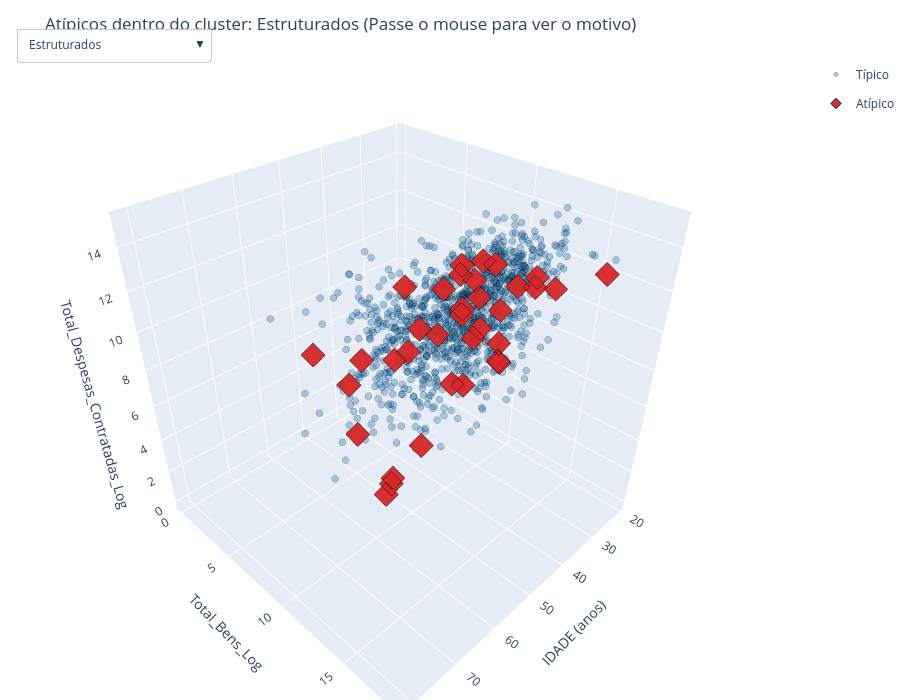

Notebook code for this chart:
### Markdown cell above
### O mesmo recorte, em 3D — filtrando por cluster

Mesma ideia do gráfico 3D global, agora um por cluster: escolham no menu qual grupo olhar (cada cluster usa a sua **própria** padronização, então os pontos vermelhos aqui são atípicos *dentro daquele grupo*, não em relação à base inteira). Os eixos ficam fixos entre um cluster e outro, pra dar pra comparar a posição relativa.

### Code cell
nomes_clusters_ordenados = ['Estruturados', 'Financiados', 'Base Simbólica', 'Patrimônio Sem Campanha']
n_status = len(cores_iso)

fig3d_cluster = go.Figure()
for idx_cluster, nome in enumerate(nomes_clusters_ordenados):
    for status, cor in cores_iso.items():
        sub = df_cluster[(df_cluster['cluster'] == nome) & (df_cluster['anomalia_cluster'] == status)]
        
        customdata = np.stack((
            sub['NM_URNA_CANDIDATO'],
            sub['SG_UF'],
            sub['cluster'],
            sub['anomalia_cluster'],
            sub['score_cluster'],
            sub['motivo_cluster'],
            sub['DS_GRAU_INSTRUCAO'],
            sub['ANOS_ESTUDO'],
            sub['Total_Bens'].map(lambda x: f"R$ {x:,.0f}".replace(',', 'X').replace('.', ',').replace('X', '.')),
            sub['Total_Despesas_Contratadas'].map(lambda x: f"R$ {x:,.0f}".replace(',', 'X').replace('.', ',').replace('X', '.'))
        ), axis=-1)

        fig3d_cluster.add_trace(go.Scatter3d(
            x=sub['IDADE'], y=sub['Total_Bens_Log'], z=sub['Total_Despesas_Contratadas_Log'],
            mode='markers', name=status,
            customdata=customdata,
            marker=dict(
                size=4 if status == 'Típico' else 8,
                color=cor,
                symbol='circle' if status == 'Típico' else 'diamond',
                opacity=0.35 if status == 'Típico' else 0.95,
                line=dict(width=1, color='black'),
            ),
            hovertemplate=(
                '<b>%{customdata[0]} (%{customdata[1]}) — %{customdata[2]}</b><br>' +
                '<b>Status Local:</b> %{customdata[3]} (Score: %{customdata[4]:.3f})<br>' +
                '<b>🚨 Desvio Interno no Cluster:</b> %{customdata[5]}<br>' +
                '----------------------------------------<br>' +
                '<b>Idade:</b> %{x} anos<br>' +
                '<b>Escolaridade:</b> %{customdata[6]} (%{customdata[7]} anos)<br>' +
                '<b>Bens:</b> %{customdata[8]}<br>' +
                '<b>Despesas:</b> %{customdata[9]}<extra></extra>'
            ),
            visible=(idx_cluster == 0),
            legendgroup=status,
            showlegend=(idx_cluster == 0),
        ))

botoes_cluster = []
for idx_cluster, nome in enumerate(nomes_clusters_ordenados):
    visibilidade = [False] * (len(nomes_clusters_ordenados) * n_status)
    for j in range(n_status):
        visibilidade[idx_cluster * n_status + j] = True
    botoes_cluster.append(dict(
        label=nome, method='update',
        args=[{'visible': visibilidade}, {'title': f'Atípicos dentro do cluster: {nome} (Passe o mouse para ver o motivo)'}],
    ))

fig3d_cluster.update_layout(
    scene=dict(
        xaxis_title='IDADE (anos)',
        yaxis_title='Total_Bens_Log',
        zaxis_title='Total_Despesas_Contratadas_Log',
        xaxis=dict(range=[df_cluster['IDADE'].min() - 2, df_cluster['IDADE'].max() + 2]),
        yaxis=dict(range=[df_cluster['Total_Bens_Log'].min() - 0.5, df_cluster['Total_Bens_Log'].max() + 0.5]),
        zaxis=dict(range=[df_cluster['Total_Despesas_Contratadas_Log'].min() - 0.5, df_cluster['Total_Despesas_Contratadas_Log'].max() + 0.5]),
    ),
    updatemenus=[dict(active=0, buttons=botoes_cluster, x=0.02, y=1.05, xanchor='left')],
    title=f'Atípicos dentro do cluster: {nomes_clusters_ordenados[0]} (Passe o mouse para ver o motivo)',
    height=700, margin=dict(l=0, r=0, b=0, t=60),
)
fig3d_cluster.show()

### Figure 1 — Plotly figure (JSON) as saved in the notebook; plotly's stock layout.template omitted (floating-point values rounded to 4 significant figures; data arrays with more than 128 entries replaced by an {"elided": "..."} marker saying what was removed)
{"data": [{"customdata": {"elided": "1118x10 mixed values"}, "hovertemplate": "<b>%{customdata[0]} (%{customdata[1]}) — %{customdata[2]}</b><br><b>Status Local:</b> %{customdata[3]} (Score: %{customdata[4]:.3f})<br><b>🚨 Desvio Interno no Cluster:</b> %{customdata[5]}<br>----------------------------------------<br><b>Idade:</b> %{x} anos<br><b>Escolaridade:</b> %{customdata[6]} (%{customdata[7]} anos)<br><b>Bens:</b> %{customdata[8]}<br><b>Despesas:</b> %{customdata[9]}<extra></extra>", "legendgroup": "Típico", "marker": {"color": "#1f77b4", "line": {"color": "black", "width": 1}, "opacity": 0.35, "size": 4, "symbol": "circle"}, "mode": "markers", "name": "Típico", "showlegend": true, "type": "scatter3d", "visible": true, "x": {"elided": "1118 int values"}, "y": {"elided": "1118 float values"}, "z": {"elided": "1118 float values"}}, {"customdata": {"elided": "35x10 mixed values"}, "hovertemplate": "<b>%{customdata[0]} (%{customdata[1]}) — %{customdata[2]}</b><br><b>Status Local:</b> %{customdata[3]} (Score: %{customdata[4]:.3f})<br><b>🚨 Desvio Interno no Cluster:</b> %{customdata[5]}<br>----------------------------------------<br><b>Idade:</b> %{x} anos<br><b>Escolaridade:</b> %{customdata[6]} (%{customdata[7]} anos)<br><b>Bens:</b> %{customdata[8]}<br><b>Despesas:</b> %{customdata[9]}<extra></extra>", "legendgroup": "Atípico", "marker": {"color": "#d62728", "line": {"color": "black", "width": 1}, "opacity": 0.95, "size": 8, "symbol": "diamond"}, "mode": "markers", "name": "Atípico", "showlegend": true, "type": "scatter3d", "visible": true, "x": [55, 47, 60, 46, 59, 29, 70, 56, 61, 28, 26, 71, 62, 56, 75, 68, 53, 25, 52, 78, 51, 50, 47, 42, 57, 79, 39, 25, 26, 48, 28, 49, 49, 45, 28], "y": [16.65, 16.51, 13.46, 12.78, 11.29, 10.77, 12.21, 15.53, 13.5, 9.798, 8.517, 14.4, 9.904, 14.6, 16.11, 13.81, 13.88, 9.708, 9.862, 12.42, 17.28, 11.59, 11.9, 12.26, 11.62, 14.97, 18.49, 9.798, 13.48, 12.92, 8.517, 12.65, 11.61, 11.68, 11.43], "z": [11.82, 14.5, 7.091, 13.15, 10.33, 6.512, 8.517, 14.25, 12.78, 11.36, 7.253, 6.728, 10.12, 13.25, 9.134, 6.479, 12.93, 8.594, 12.51, 13.22, 14.72, 10.63, 7.893, 13.49, 10.61, 13.16, 14.48, 6.739, 11.06, 8.372, 6.909, 13.63, 12.68, 13.39, 10.73]}, {"customdata": {"elided": "446x10 mixed values"}, "hovertemplate": "<b>%{customdata[0]} (%{customdata[1]}) — %{customdata[2]}</b><br><b>Status Local:</b> %{customdata[3]} (Score: %{customdata[4]:.3f})<br><b>🚨 Desvio Interno no Cluster:</b> %{customdata[5]}<br>----------------------------------------<br><b>Idade:</b> %{x} anos<br><b>Escolaridade:</b> %{customdata[6]} (%{customdata[7]} anos)<br><b>Bens:</b> %{customdata[8]}<br><b>Despesas:</b> %{customdata[9]}<extra></extra>", "legendgroup": "Típico", "marker": {"color": "#1f77b4", "line": {"color": "black", "width": 1}, "opacity": 0.35, "size": 4, "symbol": "circle"}, "mode": "markers", "name": "Típico", "showlegend": false, "type": "scatter3d", "visible": false, "x": {"elided": "446 int values"}, "y": {"elided": "446 float values"}, "z": {"elided": "446 float values"}}, {"customdata": {"elided": "14x10 mixed values"}, "hovertemplate": "<b>%{customdata[0]} (%{customdata[1]}) — %{customdata[2]}</b><br><b>Status Local:</b> %{customdata[3]} (Score: %{customdata[4]:.3f})<br><b>🚨 Desvio Interno no Cluster:</b> %{customdata[5]}<br>----------------------------------------<br><b>Idade:</b> %{x} anos<br><b>Escolaridade:</b> %{customdata[6]} (%{customdata[7]} anos)<br><b>Bens:</b> %{customdata[8]}<br><b>Despesas:</b> %{customdata[9]}<extra></extra>", "legendgroup": "Atípico", "marker": {"color": "#d62728", "line": {"color": "black", "width": 1}, "opacity": 0.95, "size": 8, "symbol": "diamond"}, "mode": "markers", "name": "Atípico", "showlegend": false, "type": "scatter3d", "visible": false, "x": [48, 54, 43, 55, 44, 68, 30, 64, 61, 25, 51, 53, 27, 50], "y": [6.751, 5.073, 5.966, 3.932, 4.085, 0.0, 0.0, 5.485, 0.0, 0.0, 0.0, 0.0, 0.0, 0.0], "z": [10.79, 11.92, 10.08, 10.28, 10.89, 14.87, 5.204, 8.161, 6.066, 14.47, 8.294, 9.209, 9.599, 13.27]}, {"customdata": {"elided": "318x10 mixed values"}, "hovertemplate": "<b>%{customdata[0]} (%{customdata[1]}) — %{customdata[2]}</b><br><b>Status Local:</b> %{customdata[3]} (Score: %{customdata[4]:.3f})<br><b>🚨 Desvio Interno no Cluster:</b> %{customdata[5]}<br>----------------------------------------<br><b>Idade:</b> %{x} anos<br><b>Escolaridade:</b> %{customdata[6]} (%{customdata[7]} anos)<br><b>Bens:</b> %{customdata[8]}<br><b>Despesas:</b> %{customdata[9]}<extra></extra>", "legendgroup": "Típico", "marker": {"color": "#1f77b4", "line": {"color": "black", "width": 1}, "opacity": 0.35, "size": 4, "symbol": "circle"}, "mode": "markers", "name": "Típico", "showlegend": false, "type": "scatter3d", "visible": false, "x": {"elided": "318 int values"}, "y": {"elided": "318 float values"}, "z": {"elided": "318 float values"}}, {"customdata": [["PROFESSOR REGINALDO ALVES", "BA", "Base Simbólica", "Atípico", -0.04735, "Despesas Super-Altas: R$ 48 (z=7.2)", "SUPERIOR COMPLETO", 16, "R$ 0", "R$ 48"], ["MARINA - COLETIVO DAS PRETAS", "MA", "Base Simbólica", "Atípico", -0.09065, "Despesas Super-Altas: R$ 100 (z=8.6)", "SUPERIOR COMPLETO", 16, "R$ 0", "R$ 100"], ["NINO DO RANGEL", "PB", "Base Simbólica", "Atípico", -0.004882, "Patrimônio Super-Alto: R$ 150 (z=7.6)", "ENSINO MÉDIO COMPLETO", 11, "R$ 150", "R$ 0"], ["SERGIO DO REAL PREÇO", "PB", "Base Simbólica", "Atípico", -0.1064, "Despesas Super-Altas: R$ 390 (z=11.2)", "ENSINO FUNDAMENTAL INCOMPLETO", 4, "R$ 0", "R$ 390"], ["ERIVAN COSTA", "PI", "Base Simbólica", "Atípico", -0.02461, "Despesas Super-Altas: R$ 50 (z=7.3)", "ENSINO MÉDIO COMPLETO", 11, "R$ 0", "R$ 50"], ["CICERO ROMÃO", "PI", "Base Simbólica", "Atípico", -0.06599, "Patrimônio Super-Alto: R$ 121 (z=7.3)", "SUPERIOR COMPLETO", 16, "R$ 121", "R$ 0"], ["ALEX CABELO", "PI", "Base Simbólica", "Atípico", -0.001878, "Patrimônio Super-Alto: R$ 15 (z=4.1)", "ENSINO FUNDAMENTAL COMPLETO", 8, "R$ 15", "R$ 0"], ["FRANCISCA PROTETORA", "PI", "Base Simbólica", "Atípico", -0.001946, "Patrimônio Super-Alto: R$ 29 (z=5.1)", "ENSINO MÉDIO INCOMPLETO", 9, "R$ 29", "R$ 0"], ["DARA NETO", "PI", "Base Simbólica", "Atípico", -0.07806, "Patrimônio Super-Alto: R$ 294 (z=8.6)", "SUPERIOR INCOMPLETO", 13, "R$ 294", "R$ 0"], ["AUGUSTO FERREIRA", "PI", "Base Simbólica", "Atípico", -0.01891, "Patrimônio Super-Alto: R$ 12 (z=3.8)", "ENSINO MÉDIO COMPLETO", 11, "R$ 12", "R$ 0"]], "hovertemplate": "<b>%{customdata[0]} (%{customdata[1]}) — %{customdata[2]}</b><br><b>Status Local:</b> %{customdata[3]} (Score: %{customdata[4]:.3f})<br><b>🚨 Desvio Interno no Cluster:</b> %{customdata[5]}<br>----------------------------------------<br><b>Idade:</b> %{x} anos<br><b>Escolaridade:</b> %{customdata[6]} (%{customdata[7]} anos)<br><b>Bens:</b> %{customdata[8]}<br><b>Despesas:</b> %{customdata[9]}<extra></extra>", "legendgroup": "Atípico", "marker": {"color": "#d62728", "line": {"color": "black", "width": 1}, "opacity": 0.95, "size": 8, "symbol": "diamond"}, "mode": "markers", "name": "Atípico", "showlegend": false, "type": "scatter3d", "visible": false, "x": [41, 62, 51, 43, 51, 56, 49, 45, 29, 21], "y": [0.0, 0.0, 5.017, 0.0, 0.0, 4.803, 2.744, 3.391, 5.686, 2.565], "z": [3.891, 4.615, 0.0, 5.969, 3.932, 0.0, 0.0, 0.0, 0.0, 0.0]}, {"customdata": {"elided": "240x10 mixed values"}, "hovertemplate": "<b>%{customdata[0]} (%{customdata[1]}) — %{customdata[2]}</b><br><b>Status Local:</b> %{customdata[3]} (Score: %{customdata[4]:.3f})<br><b>🚨 Desvio Interno no Cluster:</b> %{customdata[5]}<br>----------------------------------------<br><b>Idade:</b> %{x} anos<br><b>Escolaridade:</b> %{customdata[6]} (%{customdata[7]} anos)<br><b>Bens:</b> %{customdata[8]}<br><b>Despesas:</b> %{customdata[9]}<extra></extra>", "legendgroup": "Típico", "marker": {"color": "#1f77b4", "line": {"color": "black", "width": 1}, "opacity": 0.35, "size": 4, "symbol": "circle"}, "mode": "markers", "name": "Típico", "showlegend": false, "type": "scatter3d", "visible": false, "x": {"elided": "240 int values"}, "y": {"elided": "240 float values"}, "z": {"elided": "240 float values"}}, {"customdata": [["JANDA DO CONSIGNADO", "BA", "Patrimônio Sem Campanha", "Atípico", -0.04644, "Despesas Super-Altas: R$ 300 (z=6.2)", "ENSINO MÉDIO COMPLETO", 11, "R$ 624.900", "R$ 300"], ["LIS MOREIRA", "BA", "Patrimônio Sem Campanha", "Atípico", -0.04448, "Despesas Super-Altas: R$ 171 (z=5.6)", "SUPERIOR COMPLETO", 16, "R$ 2.500.000", "R$ 171"], ["ANDRÉ AKIO", "BA", "Patrimônio Sem Campanha", "Atípico", -0.0119, "Despesas Super-Altas: R$ 130 (z=5.3)", "SUPERIOR COMPLETO", 16, "R$ 230.000", "R$ 130"], ["UBIRAJARA É SHOW PAPAI", "CE", "Patrimônio Sem Campanha", "Atípico", -0.05751, "Escolaridade Atípica: LÊ E ESCREVE (z=-3.9)", "LÊ E ESCREVE", 1, "R$ 3.162.500", "R$ 0"], ["ANTONIA CARIONGO", "MA", "Patrimônio Sem Campanha", "Atípico", -0.05635, "Despesas Super-Altas: R$ 427 (z=6.6)", "ENSINO MÉDIO COMPLETO", 11, "R$ 5.000", "R$ 427"], ["NATHALIA PEDROSA", "PE", "Patrimônio Sem Campanha", "Atípico", -0.03714, "Patrimônio Super-Alto: R$ 48,343,333 (z=3.2)", "SUPERIOR INCOMPLETO", 13, "R$ 48.343.333", "R$ 0"], ["PEREIRA SÁ", "PI", "Patrimônio Sem Campanha", "Atípico", -0.05536, "Despesas Super-Altas: R$ 319 (z=6.3)", "ENSINO FUNDAMENTAL COMPLETO", 8, "R$ 117.000", "R$ 319"], ["FRAN BARBEIRO", "RN", "Patrimônio Sem Campanha", "Atípico", -0.004594, "Despesas Super-Altas: R$ 279 (z=6.1)", "ENSINO MÉDIO COMPLETO", 11, "R$ 42.000", "R$ 279"]], "hovertemplate": "<b>%{customdata[0]} (%{customdata[1]}) — %{customdata[2]}</b><br><b>Status Local:</b> %{customdata[3]} (Score: %{customdata[4]:.3f})<br><b>🚨 Desvio Interno no Cluster:</b> %{customdata[5]}<br>----------------------------------------<br><b>Idade:</b> %{x} anos<br><b>Escolaridade:</b> %{customdata[6]} (%{customdata[7]} anos)<br><b>Bens:</b> %{customdata[8]}<br><b>Despesas:</b> %{customdata[9]}<extra></extra>", "legendgroup": "Atípico", "marker": {"color": "#d62728", "line": {"color": "black", "width": 1}, "opacity": 0.95, "size": 8, "symbol": "diamond"}, "mode": "markers", "name": "Atípico", "showlegend": false, "type": "scatter3d", "visible": false, "x": [62, 41, 41, 54, 46, 25, 46, 52], "y": [13.35, 14.73, 12.35, 14.97, 8.517, 17.69, 11.67, 10.65], "z": [5.707, 5.149, 4.875, 0.0, 6.06, 0.0, 5.768, 5.634]}], "layout": {"height": 700, "margin": {"b": 0, "l": 0, "r": 0, "t": 60}, "scene": {"xaxis": {"range": [19, 83], "title": {"text": "IDADE (anos)"}}, "yaxis": {"range": [-0.5, 18.99], "title": {"text": "Total_Bens_Log"}}, "zaxis": {"range": [-0.5, 15.51], "title": {"text": "Total_Despesas_Contratadas_Log"}}}, "title": {"text": "Atípicos dentro do cluster: Estruturados (Passe o mouse para ver o motivo)"}, "updatemenus": [{"active": 0, "buttons": [{"args": [{"visible": [true, true, false, false, false, false, false, false]}, {"title": "Atípicos dentro do cluster: Estruturados (Passe o mouse para ver o motivo)"}], "label": "Estruturados", "method": "update"}, {"args": [{"visible": [false, false, true, true, false, false, false, false]}, {"title": "Atípicos dentro do cluster: Financiados (Passe o mouse para ver o motivo)"}], "label": "Financiados", "method": "update"}, {"args": [{"visible": [false, false, false, false, true, true, false, false]}, {"title": "Atípicos dentro do cluster: Base Simbólica (Passe o mouse para ver o motivo)"}], "label": "Base Simbólica", "method": "update"}, {"args": [{"visible": [false, false, false, false, false, false, true, true]}, {"title": "Atípicos dentro do cluster: Patrimônio Sem Campanha (Passe o mouse para ver o motivo)"}], "label": "Patrimônio Sem Campanha", "method": "update"}], "x": 0.02, "xanchor": "left", "y": 1.05}]}}
